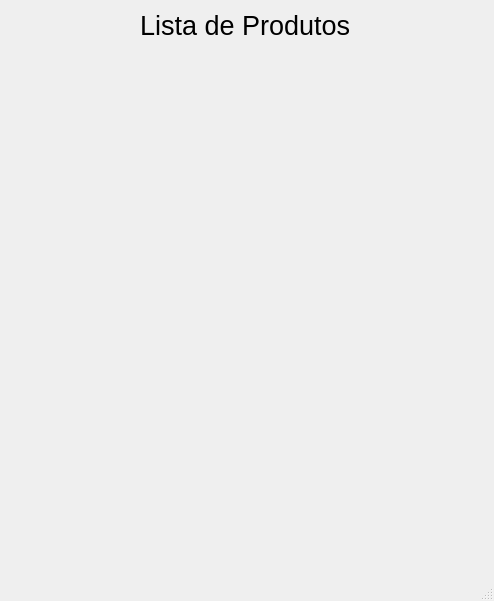
<?xml version="1.0" encoding="UTF-8"?>
<ui version="4.0">
 <class>MainWindow</class>
 <widget class="QMainWindow" name="MainWindow">
  <property name="geometry">
   <rect>
    <x>0</x>
    <y>0</y>
    <width>494</width>
    <height>601</height>
   </rect>
  </property>
  <property name="windowTitle">
   <string>Lista de Produtos</string>
  </property>
  <property name="styleSheet">
   <string notr="true"/>
  </property>
  <widget class="QWidget" name="centralwidget">
   <widget class="QLabel" name="label">
    <property name="geometry">
     <rect>
      <x>140</x>
      <y>10</y>
      <width>211</width>
      <height>31</height>
     </rect>
    </property>
    <property name="font">
     <font>
      <pointsize>20</pointsize>
     </font>
    </property>
    <property name="text">
     <string>Lista de Produtos</string>
    </property>
   </widget>
  </widget>
  <widget class="QMenuBar" name="menubar">
   <property name="geometry">
    <rect>
     <x>0</x>
     <y>0</y>
     <width>494</width>
     <height>21</height>
    </rect>
   </property>
  </widget>
  <widget class="QStatusBar" name="statusbar"/>
 </widget>
 <resources/>
 <connections/>
</ui>
